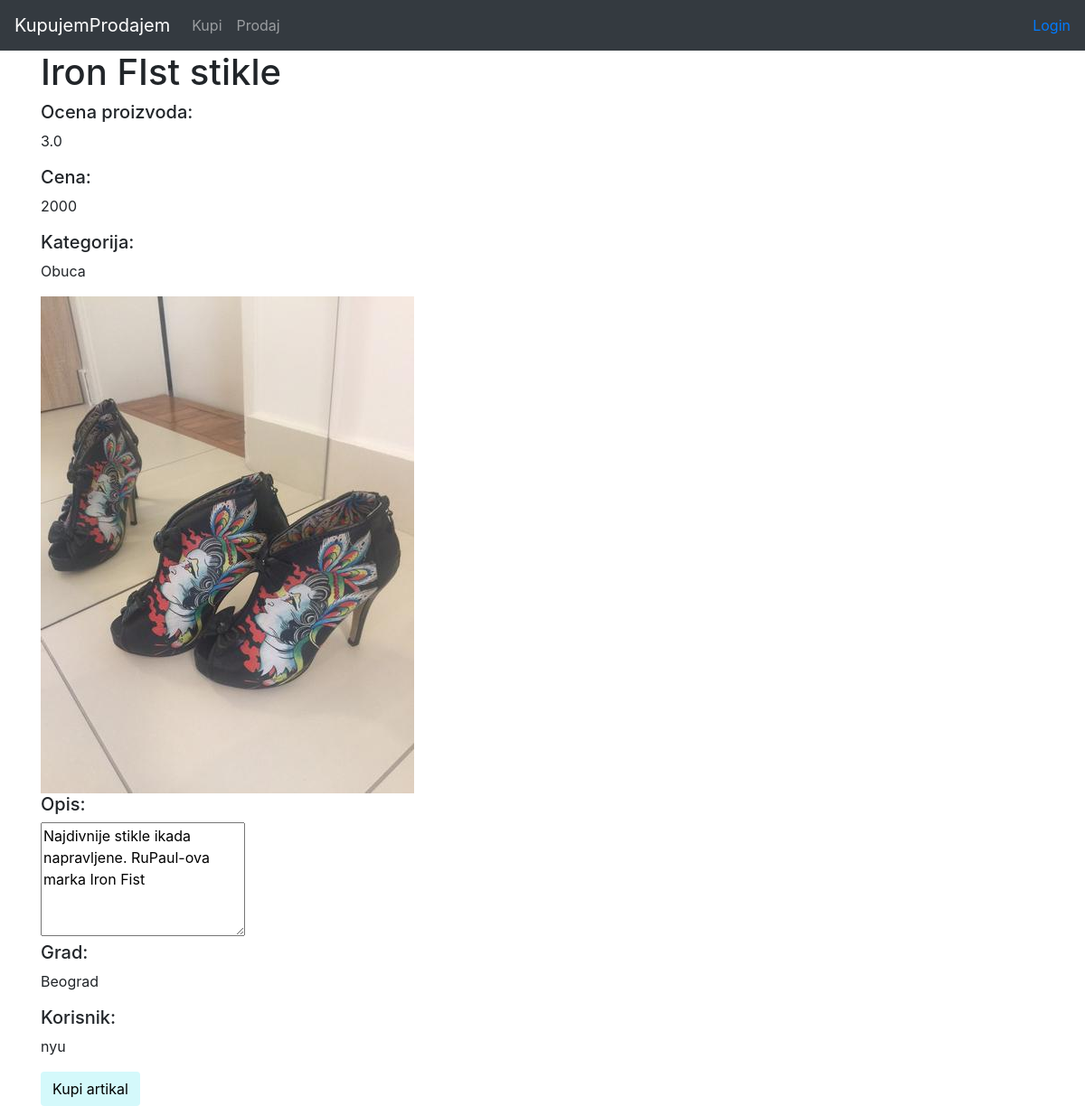
/stvar/detalji_kupi/5, run on the app's committed database.
### stvar/models.py (models this page shows, shortened)
class Stvar(models.Model):
    ime = models.CharField(max_length=250)
    cena = models.PositiveIntegerField()
    opis = models.CharField(max_length=5000)
    kategorija = models.CharField(max_length=50)
    slika = models.FileField(blank=True)
    grad = models.CharField(max_length=30)
    telefon = models.PositiveIntegerField()
    korisnik = models.ForeignKey(User, on_delete=models.CASCADE)

### stvar/views.py (the view, shortened to what this page needs)
# urls.py: path('detalji_kupi/<int:id>', views.detaljiKupi, name='detalji_kupi'),
def detaljiKupi(request, id):
    stvar = Stvar.objects.get(pk=id)
    korisnik = stvar.korisnik
    user = request.user
    mojaOcena = Ocene.objects.filter(korisnik=user.id)
    if len(mojaOcena) == 0:
        mojaOcena = None
    else:
        mojaOcena = mojaOcena.filter(proizvod=stvar.id)
        if len(mojaOcena) == 0:
            mojaOcena = None
        else:
            mojaOcena = mojaOcena[0]
    if not request.user.is_authenticated:
        mojaOcena = "-1"
    prosecnaOcena = None
    zbirOcena = 0
    brojOcena = 0
    oceneProizvoda = Ocene.objects.filter(proizvod=stvar.id)
    for jednaOcena in oceneProizvoda:
        zbirOcena = zbirOcena + jednaOcena.ocena
        brojOcena = brojOcena + 1
    if brojOcena > 0:
        prosecnaOcena = zbirOcena / brojOcena
    form = OceneFrom()
    if request.method == 'GET':
        return render(request, 'stvar/detalji_kupi.html', {"stvar":stvar, "korisnik":korisnik, "strana":strana, "prosecna_ocena":prosecnaOcena, "form":form, "moja_ocena":mojaOcena})

### stvar/forms.py
class OceneFrom(forms.Form):
    ocena = forms.IntegerField(label='--', widget=forms.Select(choices=INTEGER_CHOICES))

### stvar/templates/stvar/detalji_kupi.html
{% extends "stvar/detalji.html" %}
{% block details %}
    <a href="{% url 'stvar:kupi_artikal' stvar.id %}"><button class="btn btn-default" type="button"style="background-color:#D4F9FB">Kupi artikal</button></a>
{% endblock details %}

### stvar/templates/stvar/detalji.html (shortened to what this page needs)
{% extends "stvar/base.html" %}
{% block content %}
    <h1>{{stvar.ime}}</h1>
    <h5>Ocena proizvoda:</h5>
    {% if prosecna_ocena is None %}
        <p>Proizvod nema ocena</p>
    {% else %}
        <p>{{ prosecna_ocena }}</p>
    {% endif %}
    <h5>Cena:</h5>
    <p>{{stvar.cena}}</p>
    <h5>Kategorija:</h5>
    <p>{{stvar.kategorija}}</p>
    <img src="{{stvar.slika.url}}" alt="img">
    <h5>Opis:</h5>
    <textarea readonly rows="5" cols="20">{{stvar.opis}}</textarea>
    <h5>Grad:</h5>
    <p>{{stvar.grad}}</p>
    <h5>Korisnik:</h5>
    <p>{{korisnik.username}}</p>
    {% block details %}{% endblock details %}
{% endblock content %}

### data on the page
Stvar: ime "Iron FIst stikle", cena "2000", kategorija "Obuca", slika (picture), opis "Najdivnije stikle ikada napravljene. RuPaul-ova marka Iron Fist", grad "Beograd"

### other printed values
{{ prosecna_ocena }} "3.0"
{{ korisnik.username }} "nyu"
